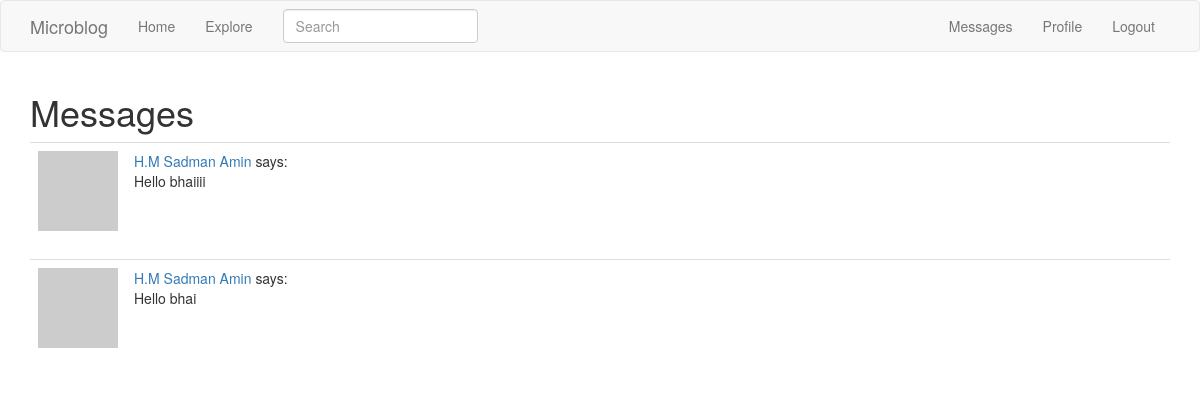
Screenshot of /messages (signed in) with the database file from the repository.
### app/models.py (models this page shows, shortened)
class Message(db.Model):
    id = db.Column(db.Integer, primary_key=True)
    sender_id = db.Column(db.Integer, db.ForeignKey('user.id'))
    recipient_id = db.Column(db.Integer, db.ForeignKey('user.id'))
    body = db.Column(db.String(140))
    timestamp = db.Column(db.DateTime, index=True, default=datetime.utcnow)

class User(UserMixin, db.Model):
    id = db.Column(db.Integer, primary_key=True)
    username = db.Column(db.String(64), index=True, unique=True)
    email = db.Column(db.String(120), index=True, unique=True)
    password_hash = db.Column(db.String(128))
    posts = db.relationship('Post', backref='author', lazy='dynamic')
    about_me = db.Column(db.String(140))
    last_seen = db.Column(db.DateTime, default=datetime.utcnow)
    followed = db.relationship(
        'User', secondary=followers,
        primaryjoin=(followers.c.follower_id == id),
        secondaryjoin=(followers.c.followed_id == id),
        backref=db.backref('followers', lazy='dynamic'), lazy='dynamic')
    messages_sent = db.relationship('Message',
                                    foreign_keys='Message.sender_id',
                                    backref='author', lazy='dynamic')
    messages_received = db.relationship('Message',
                                        foreign_keys='Message.recipient_id',
                                        backref='recipient', lazy='dynamic')
    last_message_read_time = db.Column(db.DateTime)
    def avatar(self, size):
        digest = md5(self.email.lower().encode('utf-8')).hexdigest()
        return 'https://www.gravatar.com/avatar/{}?d=identicon&s={}'.format(
            digest, size)

### app/routes.py (the view)
@app.route('/messages')
@login_required
def messages():
    current_user.last_message_read_time = datetime.utcnow()
    db.session.commit()
    messages = current_user.messages_received.order_by(
        Message.timestamp.desc())
    return render_template('messages.html', messages=messages)

### app/forms.py
class SearchForm(FlaskForm):
    q = StringField('Search', validators=[DataRequired()])
    def __init__(self, *args, **kwargs):
        if 'formdata' not in kwargs:
            kwargs['formdata'] = request.args
        if 'csrf_enabled' not in kwargs:
            kwargs['csrf_enabled'] = False
        super(SearchForm, self).__init__(*args, **kwargs)

### app/models.py (called while the page is built)
@login.user_loader
def load_user(id):
    return User.query.get(int(id))

### app/routes.py (called while the page is built)
@app.before_request
def before_request():
    if current_user.is_authenticated:
        current_user.last_seen = datetime.utcnow()
        db.session.commit()
        g.search_form = SearchForm()

### app/templates/messages.html
{% extends "base.html" %}
{% block app_content %}
    <h1>Messages</h1>
    {% for post in messages %}
    <table class="table table-hover">
        <tr>
            <td width="70px">
                <a href="{{ url_for('user', username=post.author.username) }}">
                    <img src="{{ post.author.avatar(70) }}" />
                </a>
            </td>
            <td>
                <a href="{{ url_for('user', username=post.author.username) }}">
                    {{ post.author.username }}
                </a>
                says:
                <br>
                {{ post.body }}
            </td>
        </tr>
    </table>
    {% endfor %}
{% endblock %}

### rows the page displays
Message: author.username "H.M Sadman Amin", body "Hello bhaiiii"
Message: author.username "H.M Sadman Amin", body "Hello bhai"
